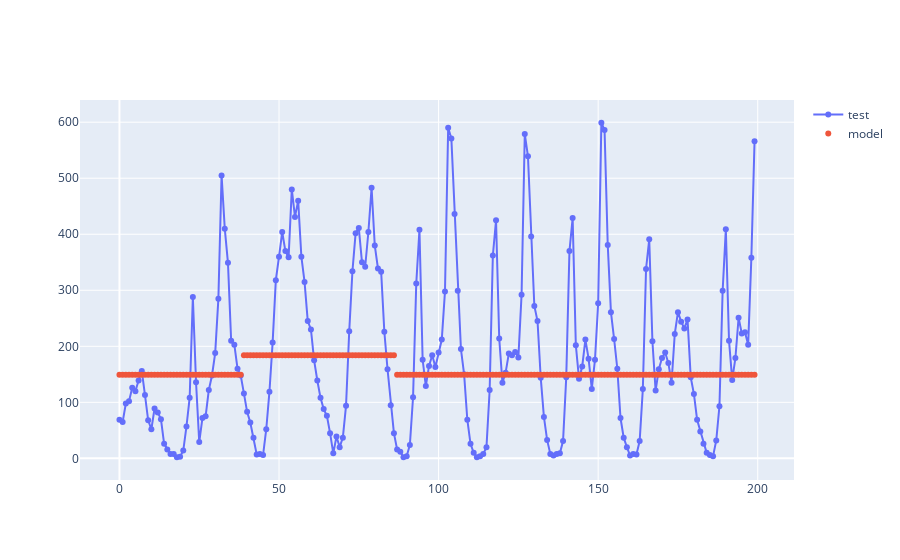

Notebook code for this chart:
### Code cell
y_weekend = model_weekend.predict(X_weekend)
print('RMSE1:',mean_squared_error(Y, y_weekend, squared=False))
fig = go.Figure()
fig.add_trace(go.Scatter(y= Y.reshape(-1)[5900:6100], mode='lines+markers', name='test'))
fig.add_trace(go.Scatter(y= y_weekend.reshape(-1)[5900:6100], mode='markers', name='model'))
fig.show()

### Figure 1 — Plotly figure (JSON) as saved in the notebook; plotly's stock layout.template omitted (floating-point values rounded to 4 significant figures; data arrays with more than 128 entries replaced by an {"elided": "..."} marker saying what was removed)
{"data": [{"mode": "lines+markers", "name": "test", "type": "scatter", "y": {"elided": "200 int values"}}, {"mode": "markers", "name": "model", "type": "scatter", "y": {"elided": "200 float values"}}], "layout": {}}
